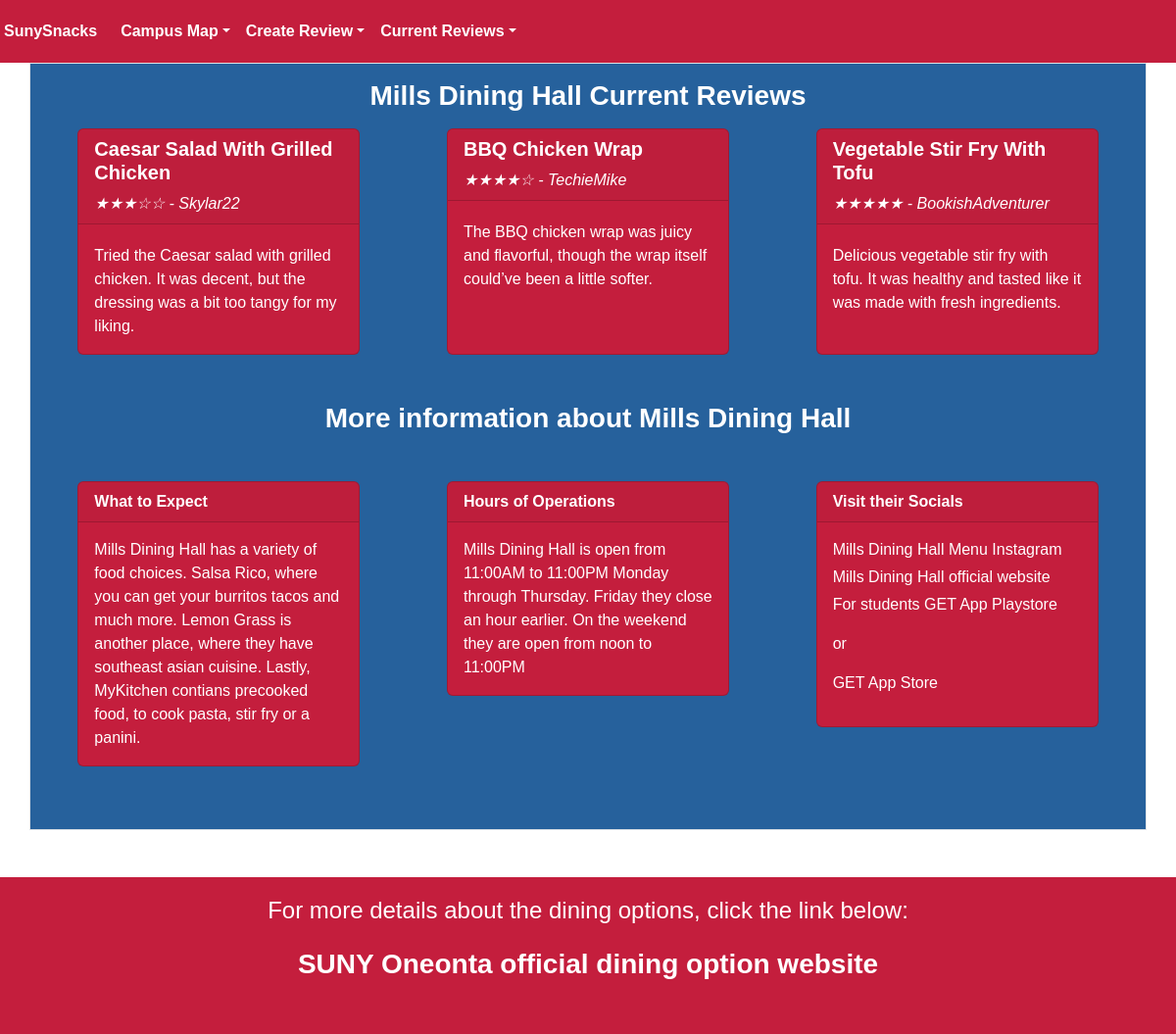
The app's page /reviewP/millsReview with its own data.
### py_src/snacks/db.py (models this page shows)
class Review(SQLModel, table=True):
    __tablename__ = "reviews"
    review_id: int | None = Field(default=None, primary_key=True)
    location_id: int = Field(nullable=False, foreign_key="locations.location_id")
    title: str = Field(nullable=False)
    body: str = Field(nullable=False)
    rating: int = Field(nullable=False)
    location: "Location" = Relationship(back_populates="reviews")
    nickname: str = Field(nullable=False)

### py_src/snacks/routes.py (the view)
@router.get("/reviewP/millsReview", response_class=HTMLResponse)
async def mills_review(request: Request, db: Session = Depends(get_session)):
    reviews = db.exec(
        select(Review)  # select(Review, User)
        .where(Review.location_id == 3)
    ).all()
    newreview = []
    for review in reviews:  # for review, user in reviews
        newreview.append(
            {
                "title": review.title,
                "body": review.body,
                "rating": review.rating,
                "nickname": review.nickname,
            }
        )
    return templates.TemplateResponse("reviewP/millsReviewPage.html", {"request": request, "reviews": newreview})

### py_src/templates/reviewP/millsReviewPage.html (shortened to what this page needs)
{% extends 'blog/base_reviews.html' %}
{% block location %} Mills Dining Hall {% endblock %}
{% block time %} Mills Dining Hall is open from 11:00AM to 11:00PM Monday through Thursday. Friday they close an hour
earlier.
On the weekend they are open from noon to 11:00PM {% endblock %}
{% block place %} Mills Dining Hall{% endblock %}
{% block description %} Mills Dining Hall has a variety of food choices. Salsa Rico, where you can get your burritos
tacos and much more.
Lemon Grass is another place, where they have southeast asian cuisine. Lastly, MyKitchen contians precooked food, to
cook pasta, stir fry or a panini.
{% endblock %}
{% block socials %} <div class="card-text row mt-0 ">
    <a class="text-reset mb-1 link-underline link-underline-opacity-0 "
        href="https://www.instagram.com/SUNYONEYDINING/">
        Mills Dining Hall Menu Instagram</a>
    <a class="text-reset mb-1 link-underline link-underline-opacity-0 "
        href="https://oneonta.sodexomyway.com/en-us/locations/mills-dining-hall">Mills Dining Hall official website</a>
    <p>For students <a class="text-reset link-underline link-underline-opacity-0"
            href="https://play.google.com/store/apps/details?id=com.cbord.get&pcampaignid=web_share">GET App
            Playstore</a><p> or</p>
        <a class="text-reset link-underline link-underline-opacity-0"
            href="https://apps.apple.com/us/app/get-mobile/id844091049">GET App Store</a>
    </p>
</div>
{% endblock %}

### py_src/templates/blog/base_reviews.html (shortened to what this page needs)
<!DOCTYPE html>
<html lang="en">
<head>
  <link href="https://cdn.jsdelivr.net/npm/bootstrap@5.3.3/dist/css/bootstrap.min.css" rel="stylesheet"
>
  <link rel="stylesheet" href="{{ url_for('static', path='styles/reviewPage.css') }} ">
</head>
<body>
  <nav class="navbar navbar-expand-lg navbar-custom ">
    <div class="container-fluid p-1">
      <a class="navbar-brand" href="/menu" text="white"> SunySnacks</a>
      <div class="collapse navbar-collapse" id="navbarNav">
        <ul class="navbar-nav me-auto mb-2 mb-lg-0">
          <li class="nav-item dropdown">
            <a class="nav-link dropdown-toggle text-white fw-bold" data-bs-toggle="dropdown" role="button"
              aria-expanded="false">Campus Map</a>
          </li>
          <li class="nav-item dropdown">
            <a class="nav-link dropdown-toggle text-white fw-bold" data-bs-toggle="dropdown" role="button"
              aria-expanded="false">Create Review</a>
          </li>
          <li class="nav-item dropdown">
            <a class="nav-link dropdown-toggle text-white fw-bold" data-bs-toggle="dropdown" role="button"
              aria-expanded="false"> Current Reviews</a>
          </li>
        </ul>
      </div>
  </nav>
  <div class="container border p-3 bg-custom">
    <h3 class="text-center fw-bold mb-3 text-white">{% block location %} {{ location }} {% endblock %} Current Reviews
    </h3>
    <div class="grid row gap-0 row-gap-3 row-cols-sm-1 row-cols-md-3">
      {% for review in reviews %}
      <div class="col d-flex justify-content-center">
        <div class="card bg-box" style="width: 18rem;">
          <div class="card-header">
            <h5 class="text-capitalize text-white fw-bold">{{ review.title }}</h4>
              <p class="card-text fst-italic fs-6 text-white">
                {{ "★" * review.rating }}{{ "☆" * (5 - review.rating) }}
                - {{ review.nickname }}</p>
          </div>
          <div class="card-body">
            <p class="card-text text-white mt-1"> {{review.body }} </p>
          </div>
        </div>
      </div>
      {% endfor %}
    </div>
    <h3 class="text-center fw-bold my-5 text-white"> More information about {% block place %} {{ place }} {% endblock %}
    </h3>
    <div class="grid row gap-0 row-gap-3 mb-5 align-items-start ">
      <div class="col-12 col-md-4 d-flex justify-content-center">
        <div class="card bg-box" style="width: 18rem;">
          <div class="card-header fw-bold text-white">What to Expect
          </div>
          <div class="card-body">
            <p class="card-text text-white"> {% block description %} {{ description }} {% endblock %}</p>
          </div>
        </div>
      </div>
      <div class="col-12 col-md-4 d-flex justify-content-center">
        <div class="card bg-box" style="width: 18rem;">
          <div class="card-header fw-bold text-white">Hours of Operations
          </div>
          <div class="card-body">
            <p class="card-text text-white"> {% block time %} {{ time }} {% endblock %}</p>
          </div>
        </div>
      </div>
      <div class="col-12 col-md-4 d-flex justify-content-center">
        <div class="card bg-box" style="width: 18rem;">
          <div class="card-header fw-bold text-white">Visit their Socials
          </div>
          <div class="card-body text-white">
            {% block socials %} {{ socials }} {% endblock %}
          </div>
        </div>
      </div>
    </div>
  </div>
  <footer class="navbar-custom text-white text-center py-3 mt-5">
    <div class="container">
      <p class="fs-4 mb-3">For more details about the dining options, click the link below:</p>
      <a href="https://oneonta.sodexomyway.com/en-us/" target="_blank"
        class="text-white fs-3 fw-bold text-decoration-none">
        SUNY Oneonta official dining option website
      </a>
    </div>
  </footer>
</body>
</html>

### py_src/static/styles/reviewPage.css (style rules this page uses)
body { display: flex; flex-direction: column; min-height: 100vh; margin: 0; font-family: Arial, sans-serif, Ageo; }
footer { padding:1rem; width: 100%; height: 10rem; }
.container { flex: 1; }
.navbar-custom { background-color: #c41e3d; }
.bg-box { background-color: #c41e3d; }
.bg-custom { background-color: #26619c; }
.navbar-brand { color: white; font-weight: bold; font-size: 1rem; }

### records on screen
Review: title "Caesar Salad With Grilled Chicken", rating "★★★", rating "☆☆", nickname "Skylar22", body "Tried the Caesar salad with grilled chicken. It was decent, but the dressing was a bit too tangy for my liking."
Review: title "BBQ Chicken Wrap", rating "★★★★", rating "☆", nickname "TechieMike", body "The BBQ chicken wrap was juicy and flavorful, though the wrap itself could’ve been a little softer."
Review: title "Vegetable Stir Fry With Tofu", rating "★★★★★", nickname "BookishAdventurer", body "Delicious vegetable stir fry with tofu. It was healthy and tasted like it was made with fresh ingredients."
